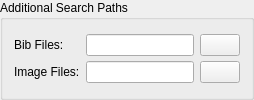
                <widget class="QGroupBox" name="gbAdditionalSearchPaths">
                 <property name="title">
                  <string>Additional Search Paths</string>
                 </property>
                 <layout class="QGridLayout" name="gridLayout71">
                  <property name="verticalSpacing">
                   <number>2</number>
                  </property>
                  <item row="0" column="0">
                   <widget class="QLabel" name="label_62">
                    <property name="text">
                     <string>Bib Files:</string>
                    </property>
                   </widget>
                  </item>
                  <item row="0" column="1">
                   <widget class="QLineEdit" name="lineEditPathBib"/>
                  </item>
                  <item row="1" column="1">
                   <widget class="QLineEdit" name="lineEditPathImages"/>
                  </item>
                  <item row="1" column="0">
                   <widget class="QLabel" name="label_63">
                    <property name="text">
                     <string>Image Files:</string>
                    </property>
                   </widget>
                  </item>
                  <item row="0" column="2">
                   <widget class="QPushButton" name="pushButtonPathBib">
                    <property name="sizePolicy">
                     <sizepolicy hsizetype="Maximum" vsizetype="Fixed">
                      <horstretch>0</horstretch>
                      <verstretch>0</verstretch>
                     </sizepolicy>
                    </property>
                    <property name="text">
                     <string/>
                    </property>
                    <property name="icon">
                     <iconset resource="../images.qrc">
                      <normaloff>:/images-ng/document-open.svgz</normaloff>:/images-ng/document-open.svgz</iconset>
                    </property>
                   </widget>
                  </item>
                  <item row="1" column="2">
                   <widget class="QPushButton" name="pushButtonPathImages">
                    <property name="text">
                     <string/>
                    </property>
                    <property name="icon">
                     <iconset resource="../images.qrc">
                      <normaloff>:/images-ng/document-open.svgz</normaloff>:/images-ng/document-open.svgz</iconset>
                    </property>
                   </widget>
                  </item>
                 </layout>
                </widget>
